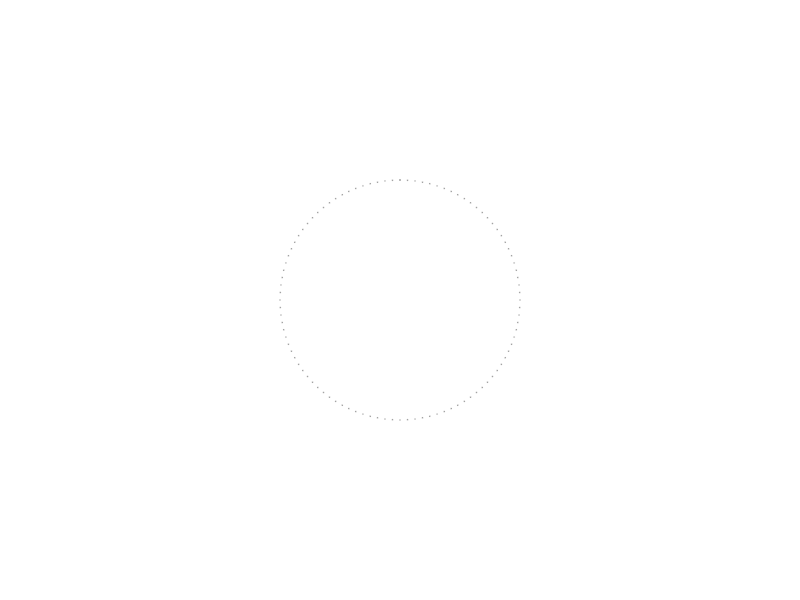
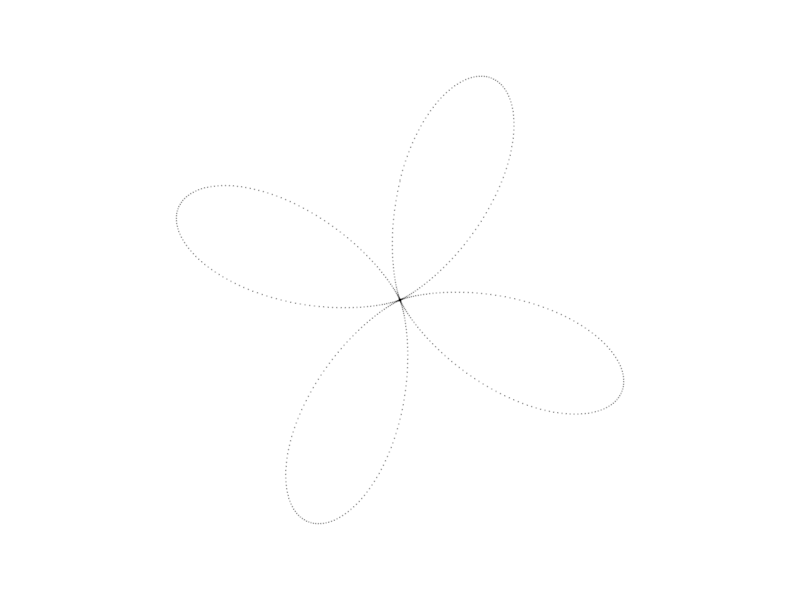
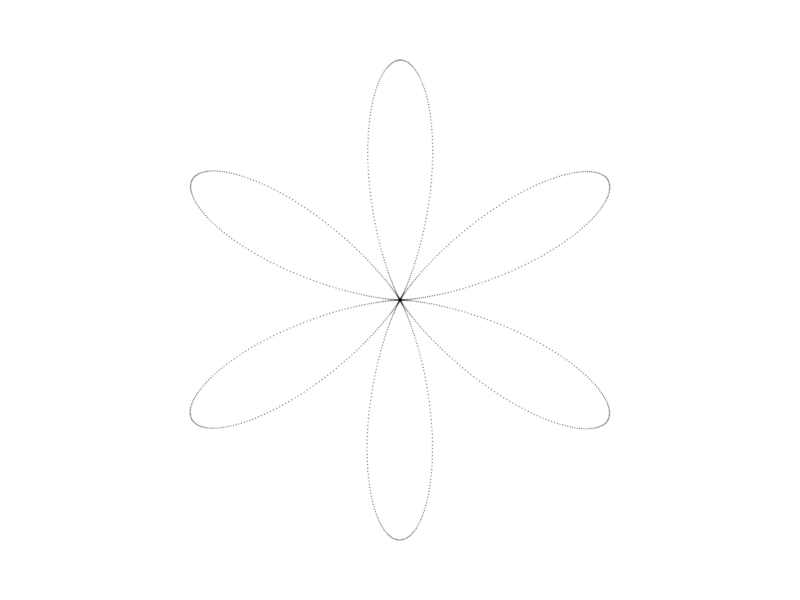
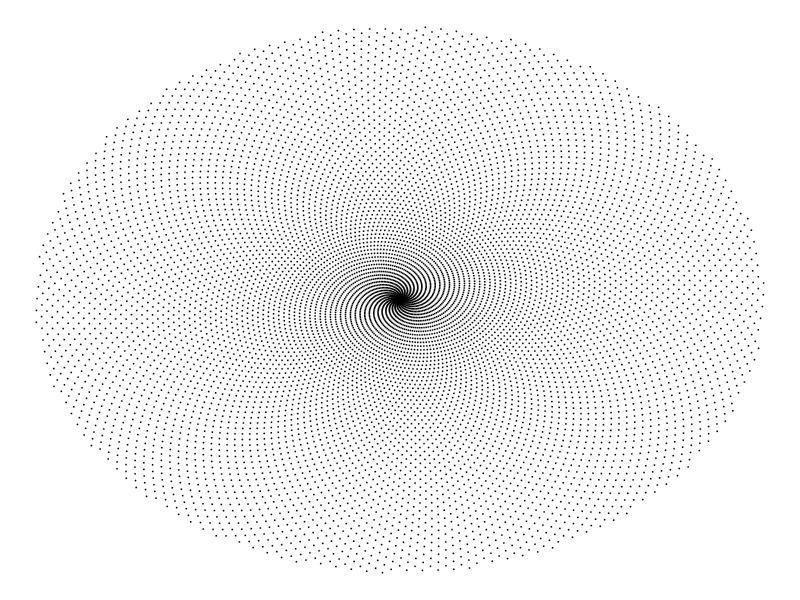
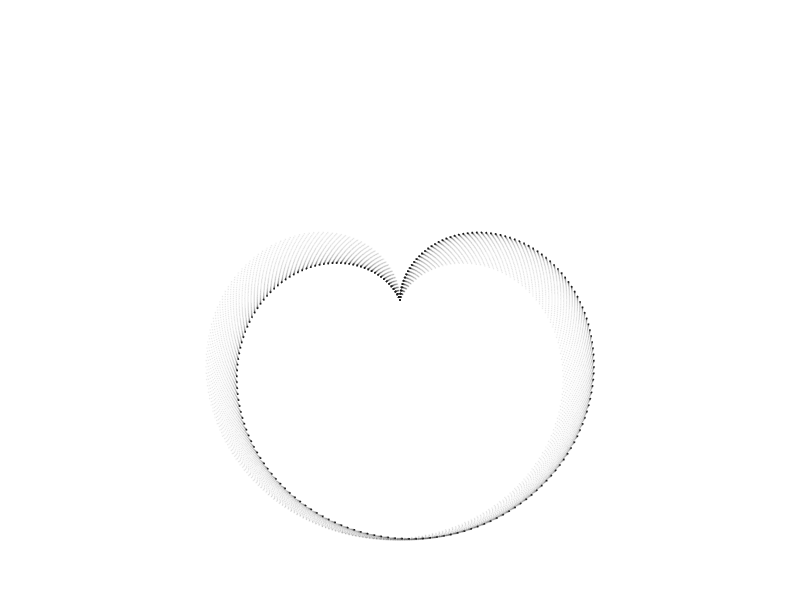
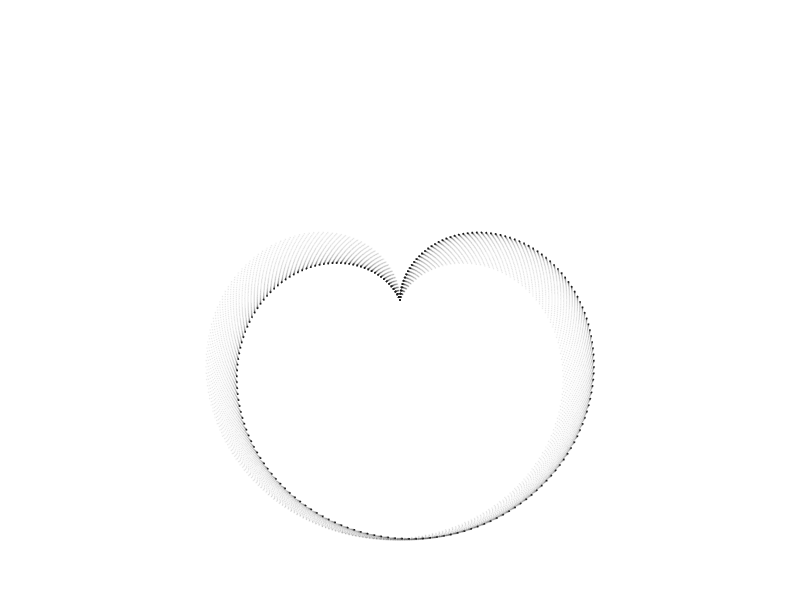

Here is the R script that generated these plots, in order:
## ---- chunk 1
library(tidyverse)
## ---- chunk 2
seq(0, 1, .01) %>%
data.frame(a=.) %>%
ggplot(aes(x=a, y=0)) +
geom_point(alpha=.2, color="#000000", size=0) +
coord_polar() +
theme_void()
## ---- chunk 3
seq(-pi, pi, .01) %>%
data.frame(a=.) %>%
ggplot(aes(x=a, y=2*sin(4*a))) +
geom_point(alpha=.2, color="#000000", size=0) +
coord_polar() +
theme_void()
## ---- chunk 4
seq(-2*pi, 2*pi, .01) %>%
data.frame(a=.) %>%
ggplot(aes(x=a, y=cos(3*a))) +
geom_point(alpha=.2, color="#000000", size=0) +
coord_polar() +
theme_void()
## ---- chunk 5
golden_ratio <- (1+sqrt(5))/2
golden_angle <- pi*(3-sqrt(5))

(seq(0, 1000, .1) * golden_angle) %>%
data.frame(a=., x=sin(.), y=cos(.)) %>%
ggplot(aes(x=a*x, y=a*y)) +
geom_point(alpha=.8, color="#000000", size=0) +
theme_void()
## ---- chunk 6

# shape (201, 1) -> (40401, 2)

seq(-1, 1, .01) %>%
expand.grid(x=., y=.) %>%
ggplot(aes(x=pi*x-cos(y^2), y=1-sin(x^2))) +
geom_point(alpha=.02, color="#000000", size=0) +
coord_polar() +
theme_void()
## ---- chunk 7
t <- format(Sys.time(), format="%F_%H-%M")
fn <- paste(t, "png", sep=".")
ggsave(fn, units="in", width=1800/300, height=1800/300)
